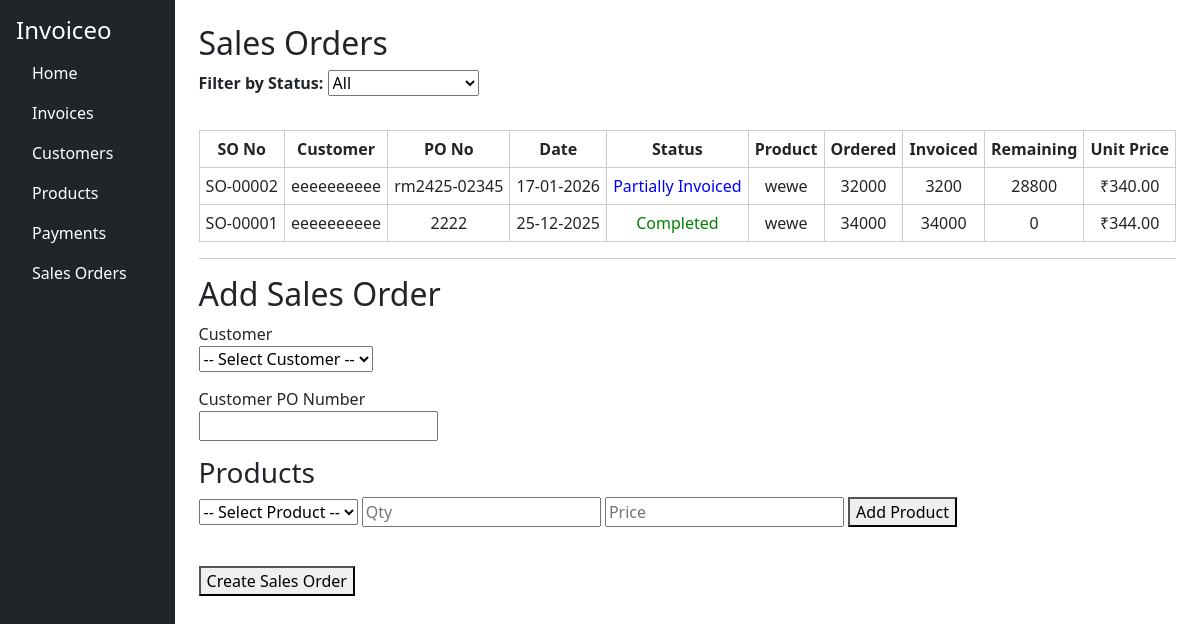
Before: /sales_orders with the older database file.
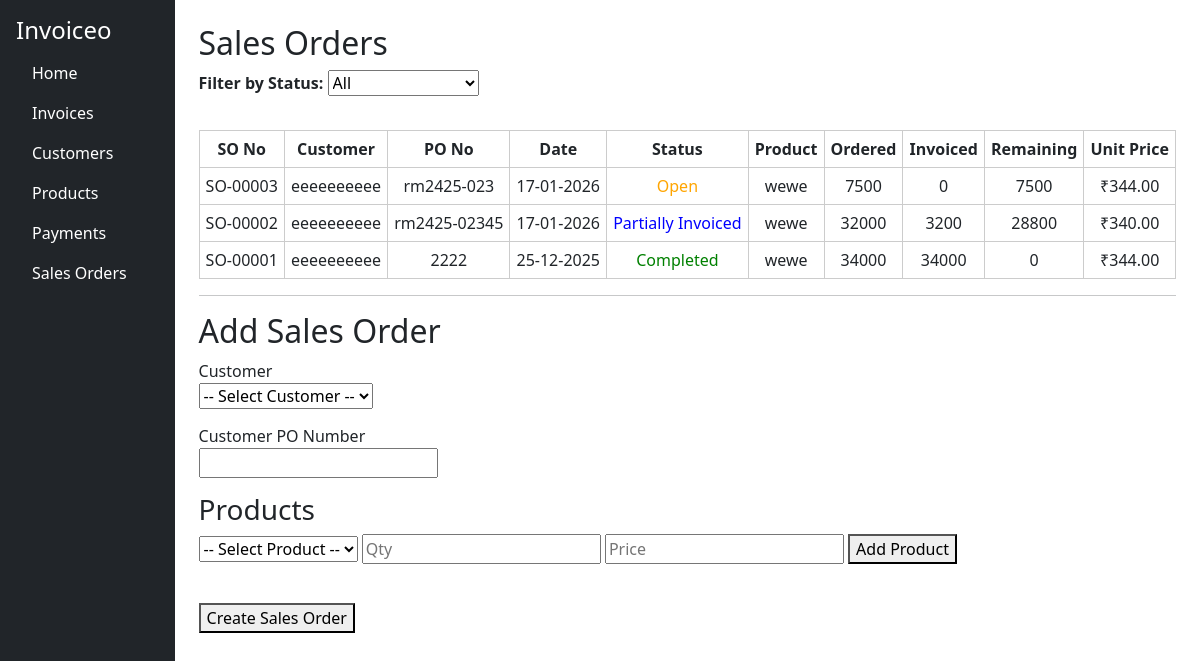
After: the same page with the newer database file.
### app.py (models this page shows)
class SalesOrder(db.Model):
    id = db.Column(db.Integer, primary_key=True)
    so_number = db.Column(db.String(20), unique=True, nullable=False)
    customer_po_number = db.Column(db.String(50), nullable=False)
    total_value = db.Column(db.Float, default=0.0)
    customer_id = db.Column(db.Integer, db.ForeignKey('customer.id'), nullable=False)
    order_date = db.Column(db.DateTime, default=datetime.utcnow)
    created_at = db.Column(db.DateTime, default=datetime.utcnow)
    status = db.Column(db.String(30), default="Open")
    customer = db.relationship('Customer', backref='sales_orders')
    items = db.relationship(
        'SalesOrderItem',
        backref='sales_order',
        cascade='all, delete-orphan'
    )

class Customer(db.Model):
    id = db.Column(db.Integer, primary_key=True)
    customer_name = db.Column(db.String(100), nullable=False)
    customer_gstin = db.Column(db.String(15), nullable=False)
    customer_address = db.Column(db.String(300), nullable=False)
    billing_address = db.Column(db.String(300), nullable=False)
    receivables = db.Column(db.Float, default=0.0)

class SalesOrderItem(db.Model):
    id = db.Column(db.Integer, primary_key=True)
    sales_order_id = db.Column(
        db.Integer,
        db.ForeignKey('sales_order.id'),
        nullable=False
    )
    product_id = db.Column(db.Integer, db.ForeignKey('product.id'), nullable=False)
    product_name = db.Column(db.String(100), nullable=False)
    ordered_qty = db.Column(db.Integer, nullable=False)
    invoiced_qty = db.Column(db.Integer, default=0)
    unit_price = db.Column(db.Float, nullable=False)
    product = db.relationship('Product')

### app.py (the view)
@app.route('/sales_orders')
def sales_orders():
    orders = SalesOrder.query.order_by(SalesOrder.order_date.desc()).all()
    customers = Customer.query.all()
    products = Product.query.all()
    return render_template(
        'sales_orders.html',
        orders=orders,
        customers=customers,
        products=products
    )

### templates/sales_orders.html (shortened to what this page needs)
{% extends 'base.html' %}
{% block content %}
<h2>Sales Orders</h2>
<label for="statusFilter"><b>Filter by Status:</b></label>
<select id="statusFilter" onchange="filterStatus()">
    <option value="all">All</option>
</select>
<br><br>
{% if orders %}
<table class="so-table">
    <thead>
        <tr>
            <th>SO No</th>
            <th>Customer</th>
            <th>PO No</th>
            <th>Date</th>
            <th>Status</th>
            <th>Product</th>
            <th>Ordered</th>
            <th>Invoiced</th>
            <th>Remaining</th>
            <th>Unit Price</th>
        </tr>
    </thead>
    <tbody>
    {% for so in orders %}
        {% for item in so.items %}
        <tr>
            <td>{{ so.so_number }}</td>
            <td>{{ so.customer.customer_name }}</td>
            <td>{{ so.customer_po_number }}</td>
            <td>{{ so.order_date.strftime('%d-%m-%Y') }}</td>
            <td class="status {{ so.status|lower|replace(' ', '-') }}">{{ so.status }}</td>
            <td>{{ item.product_name }}</td>
            <td>{{ item.ordered_qty }}</td>
            <td>{{ item.invoiced_qty }}</td>
            <td>{{ item.ordered_qty - item.invoiced_qty }}</td>
            <td>₹{{ "%.2f"|format(item.unit_price) }}</td>
        </tr>
        {% endfor %}
    {% endfor %}
    </tbody>
</table>
{% else %}
<p>No sales orders yet.</p>
{% endif %}
<hr>
<h2>Add Sales Order</h2>
<form method="POST" action="{{ url_for('add_sales_order') }}">
    <div class="form-section">
        <label>Customer</label><br>
        <select name="customer_id" required>
            <option value="">-- Select Customer --</option>
        </select>
    </div>
    <div class="form-section">
        <label>Customer PO Number</label><br>
        <input type="text" name="customer_po_number" required>
    </div>
    <div class="form-section">
        <h3>Products</h3>
        <select id="product_select">
            <option value="">-- Select Product --</option>
        </select>
        <input type="number" id="product_qty" min="1" placeholder="Qty">
        <input type="number" id="product_price" step="0.01" placeholder="Price">
        <button type="button" onclick="addSOItem()">Add Product</button>
    </div>
    <br>
    <button type="submit">Create Sales Order</button>
</form>
{% endblock %}

### templates/base.html (shortened to what this page needs)
<!DOCTYPE html>
<html lang="en">
<head>
    <link rel="stylesheet" href="https://cdn.jsdelivr.net/npm/bootstrap@5.3.0/dist/css/bootstrap.min.css">
</head>
<body>
    <div class="d-flex">
        <div class="bg-dark text-white p-3" style="width: 200px; height: 100vh;">
            <h4>Invoiceo</h4>
            <ul class="nav flex-column">
                <li class="nav-item"><a href="/" class="nav-link text-white">Home</a></li>
                <li class="nav-item"><a href="/invoices" class="nav-link text-white">Invoices</a></li>
                <li class="nav-item"><a href="/customers" class="nav-link text-white">Customers</a></li>
                <li class="nav-item"><a href="/products" class="nav-link text-white">Products</a></li>
                <li class="nav-item"><a href="/payments" class="nav-link text-white">Payments</a></li>
                <li class="nav-item"><a href="/sales_orders" class="nav-link text-white">Sales Orders</a></li>
            </ul>
        </div>
        <div class="p-4" style="width: 100%;">
            {% block content %}{% endblock %}
        </div>
    </div>
</body>
</html>

### templates/sales_orders.html (style rules this page uses)
.so-table { width: 100%; border-collapse: collapse; margin-top: 10px; }
.so-table th, .so-table td { border: 1px solid #ccc; padding: 6px; text-align: center; }
.status.open { color: orange; }
.status.completed { color: green; }
.status.partially-invoiced { color: blue; }
.form-section { margin-bottom: 15px; }

Changed rows visible on the page:
added SalesOrder: so_number "SO-00003", customer_po_number "rm2425-023", order_date "17-01-2026", status "Open"
added SalesOrderItem: {{ so.customer.customer_name }} "eeeeeeeeee", product_name "wewe", ordered_qty "7500", invoiced_qty "0", item.ordered_qty-item.invoiced_qty "7500", unit_price "344.00"
